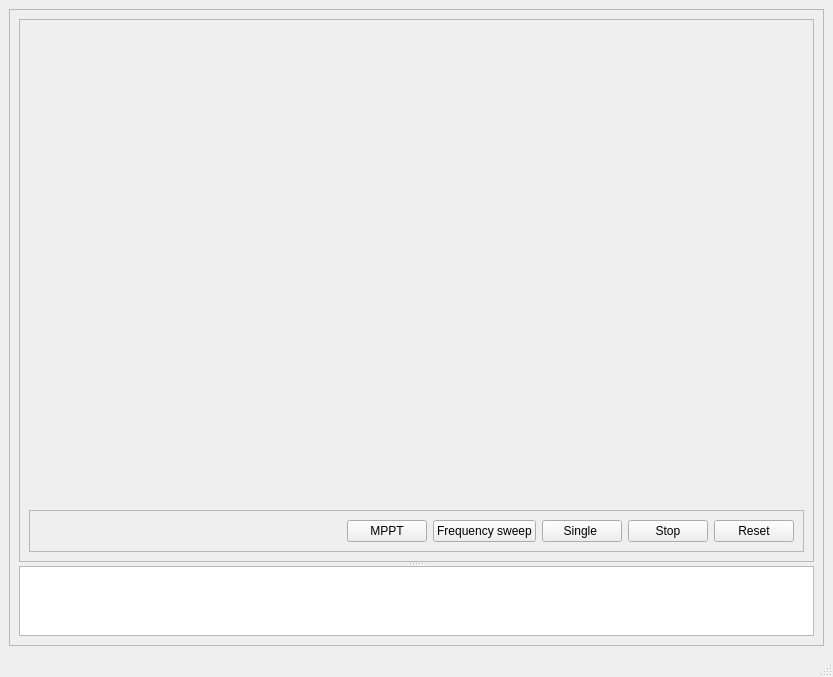
<?xml version="1.0" encoding="UTF-8"?>
<ui version="4.0">
 <class>MainWindow</class>
 <widget class="QMainWindow" name="MainWindow">
  <property name="geometry">
   <rect>
    <x>0</x>
    <y>0</y>
    <width>821</width>
    <height>669</height>
   </rect>
  </property>
  <property name="windowTitle">
   <string>MainWindow</string>
  </property>
  <widget class="QWidget" name="centralwidget">
   <layout class="QVBoxLayout" name="verticalLayout">
    <item>
     <widget class="QFrame" name="frame">
      <property name="sizePolicy">
       <sizepolicy hsizetype="Preferred" vsizetype="Preferred">
        <horstretch>0</horstretch>
        <verstretch>3</verstretch>
       </sizepolicy>
      </property>
      <property name="frameShape">
       <enum>QFrame::StyledPanel</enum>
      </property>
      <property name="frameShadow">
       <enum>QFrame::Raised</enum>
      </property>
      <layout class="QVBoxLayout" name="verticalLayout_3">
       <item>
        <widget class="QSplitter" name="splitter">
         <property name="orientation">
          <enum>Qt::Vertical</enum>
         </property>
         <widget class="QFrame" name="frame_2">
          <property name="sizePolicy">
           <sizepolicy hsizetype="Preferred" vsizetype="Preferred">
            <horstretch>0</horstretch>
            <verstretch>1</verstretch>
           </sizepolicy>
          </property>
          <property name="frameShape">
           <enum>QFrame::StyledPanel</enum>
          </property>
          <property name="frameShadow">
           <enum>QFrame::Raised</enum>
          </property>
          <layout class="QVBoxLayout" name="verticalLayout_2">
           <item>
            <widget class="QWidget" name="Graph" native="true">
             <property name="sizePolicy">
              <sizepolicy hsizetype="Preferred" vsizetype="Preferred">
               <horstretch>0</horstretch>
               <verstretch>5</verstretch>
              </sizepolicy>
             </property>
             <property name="minimumSize">
              <size>
               <width>775</width>
               <height>475</height>
              </size>
             </property>
            </widget>
           </item>
           <item>
            <widget class="QFrame" name="frame_3">
             <property name="frameShape">
              <enum>QFrame::StyledPanel</enum>
             </property>
             <property name="frameShadow">
              <enum>QFrame::Raised</enum>
             </property>
             <layout class="QHBoxLayout" name="horizontalLayout">
              <item>
               <spacer name="horizontalSpacer">
                <property name="orientation">
                 <enum>Qt::Horizontal</enum>
                </property>
                <property name="sizeHint" stdset="0">
                 <size>
                  <width>40</width>
                  <height>20</height>
                 </size>
                </property>
               </spacer>
              </item>
              <item>
               <widget class="QPushButton" name="Power">
                <property name="text">
                 <string>MPPT</string>
                </property>
               </widget>
              </item>
              <item>
               <widget class="QPushButton" name="Sweep">
                <property name="text">
                 <string>Frequency sweep</string>
                </property>
               </widget>
              </item>
              <item>
               <widget class="QPushButton" name="Single">
                <property name="text">
                 <string>Single </string>
                </property>
               </widget>
              </item>
              <item>
               <widget class="QPushButton" name="Stop">
                <property name="text">
                 <string>Stop</string>
                </property>
               </widget>
              </item>
              <item>
               <widget class="QPushButton" name="Reset">
                <property name="sizePolicy">
                 <sizepolicy hsizetype="Minimum" vsizetype="Fixed">
                  <horstretch>0</horstretch>
                  <verstretch>0</verstretch>
                 </sizepolicy>
                </property>
                <property name="text">
                 <string>Reset</string>
                </property>
               </widget>
              </item>
             </layout>
            </widget>
           </item>
          </layout>
         </widget>
         <widget class="QTableWidget" name="ResultsTable">
          <property name="sizePolicy">
           <sizepolicy hsizetype="Expanding" vsizetype="Expanding">
            <horstretch>3</horstretch>
            <verstretch>2</verstretch>
           </sizepolicy>
          </property>
         </widget>
        </widget>
       </item>
      </layout>
     </widget>
    </item>
   </layout>
  </widget>
  <widget class="QMenuBar" name="menubar">
   <property name="geometry">
    <rect>
     <x>0</x>
     <y>0</y>
     <width>821</width>
     <height>21</height>
    </rect>
   </property>
  </widget>
  <widget class="QStatusBar" name="statusbar"/>
 </widget>
 <resources/>
 <connections/>
</ui>
